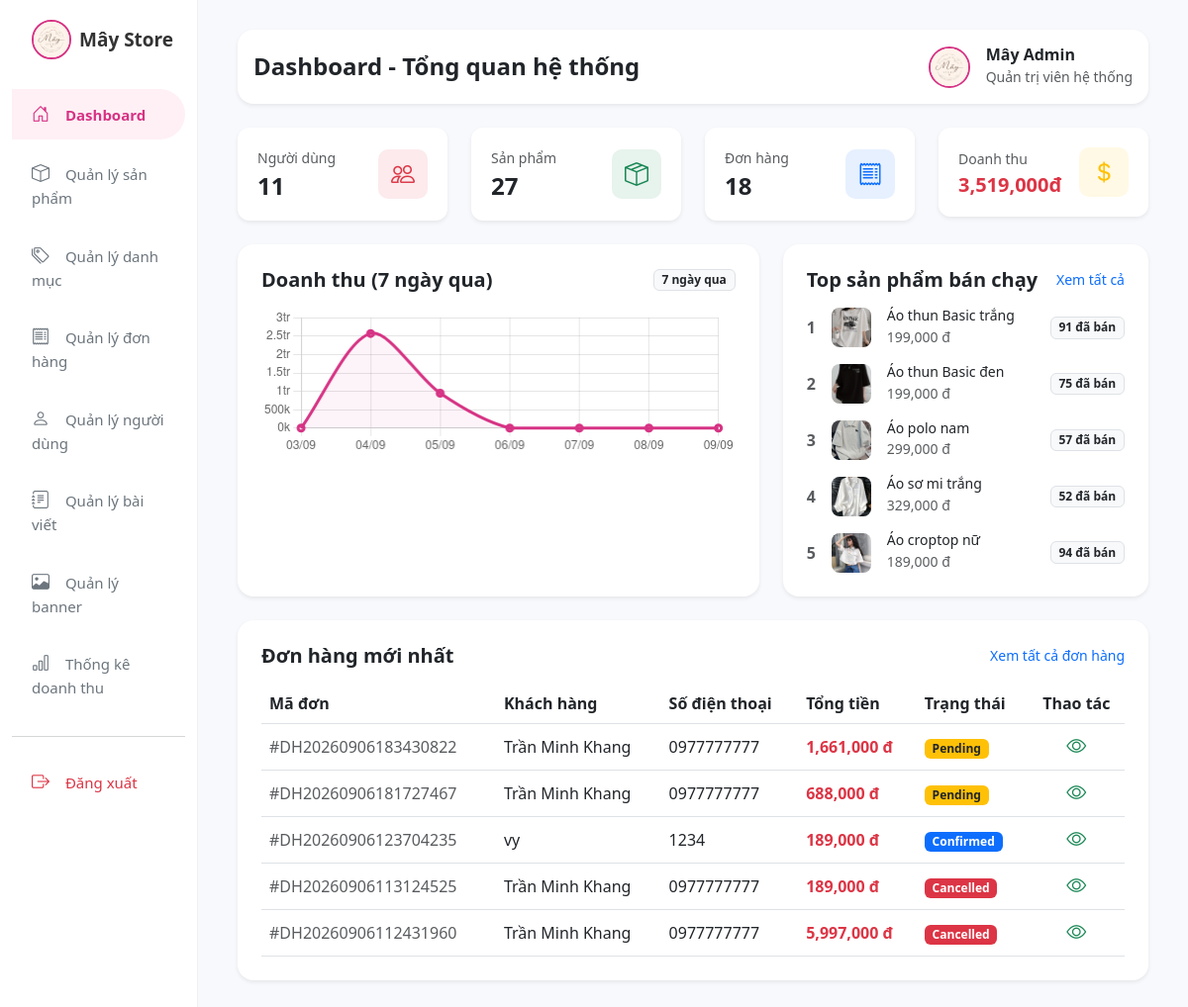
Screenshot of /admin/dashboard.php with the database file from the repository.
### tables this page shows
CREATE TABLE products (
    id INT AUTO_INCREMENT PRIMARY KEY,
    category_id INT NOT NULL,
    name VARCHAR(200) NOT NULL,
    price DECIMAL(15,2) NOT NULL,
    description TEXT,
    quantity INT DEFAULT 0,
    main_image VARCHAR(255),
    status INT DEFAULT 1,
    created_at DATETIME DEFAULT CURRENT_TIMESTAMP,
    gender ENUM('male','female') NOT NULL DEFAULT 'female',
    FOREIGN KEY (category_id) REFERENCES categories(id)
);

CREATE TABLE orders (
    id INT AUTO_INCREMENT PRIMARY KEY,
    user_id INT NOT NULL,
    order_code VARCHAR(50) NOT NULL UNIQUE,
    total_price DECIMAL(15,2) NOT NULL DEFAULT 0,
    customer_name VARCHAR(100) NOT NULL,
    phone VARCHAR(20) NOT NULL,
    address VARCHAR(255) NOT NULL,
    note TEXT,
    status ENUM('pending','confirmed','shipping','completed','cancelled') DEFAULT 'pending',
    payment_method ENUM('cod','banking') DEFAULT 'cod',
    created_at DATETIME DEFAULT CURRENT_TIMESTAMP,
    updated_at DATETIME DEFAULT CURRENT_TIMESTAMP,
    FOREIGN KEY (user_id) REFERENCES users(id)
);

### admin/dashboard.php (the view, shortened to what this page needs)
<?php
require_once '../includes/database.php';
$total_users = $conn->query("SELECT COUNT(*) count FROM users")->fetch_assoc()['count'];
$total_products = $conn->query("SELECT COUNT(*) count FROM products")->fetch_assoc()['count'];
$total_orders = $conn->query("SELECT COUNT(*) count FROM orders")->fetch_assoc()['count'];
$total_revenue = $conn->query("SELECT COALESCE(SUM(total_price),0) total FROM orders WHERE status='completed'")->fetch_assoc()['total'];
$week_revenue = [];
$q = $conn->query("SELECT DATE(created_at) day,SUM(total_price) total FROM orders WHERE status='completed' AND created_at>=DATE_SUB(CURDATE(),INTERVAL 6 DAY) GROUP BY DATE(created_at)");
while($r=$q->fetch_assoc()) $week_revenue[$r['day']]=$r['total'];
$week_labels = $week_data = [];
for($i=6;$i>=0;$i--){
    $date=date('Y-m-d',strtotime("-$i days"));
    $week_labels[]=date('d/m',strtotime($date));
    $week_data[]=$week_revenue[$date]??0;
}
$recent_orders = $conn->query("SELECT * FROM orders ORDER BY id DESC LIMIT 5");
$top_products = $conn->query("SELECT * FROM products ORDER BY id ASC LIMIT 5");
?>
<!DOCTYPE html>
<html lang="vi">
<head>
    <link href="https://cdn.jsdelivr.net/npm/bootstrap@5.3.0/dist/css/bootstrap.min.css" rel="stylesheet">
    <link href="https://cdn.jsdelivr.net/npm/bootstrap-icons@1.10.5/font/bootstrap-icons.css" rel="stylesheet">
    <link rel="stylesheet" href="../assets/css/style.css">
</head>
<div class="container-fluid">
<div class="row">
<div class="col-12 col-md-3 col-lg-2 sidebar">
    <div class="collapse d-md-block" id="adminMenu">
        <div class="sidebar-logo d-flex align-items-center gap-2">
            <img src="../uploads/images/logomay.jpg" alt="Mây Store" style="width:40px;height:40px;object-fit:cover;border-radius:50%;border:2px solid #d63384;">
            <span style="color:#333;font-size:19px;">Mây Store</span>
        </div>
        <nav class="d-flex flex-wrap flex-md-column gap-1">
            <a href="dashboard.php" class="active"><i class="bi bi-house-door"></i> Dashboard</a>
            <a href="products/index.php"><i class="bi bi-box"></i> Quản lý sản phẩm</a>
            <a href="categories/index.php"><i class="bi bi-tags"></i> Quản lý danh mục</a>
            <a href="orders/index.php"><i class="bi bi-receipt"></i> Quản lý đơn hàng</a>
            <a href="users/index.php"><i class="bi bi-person"></i> Quản lý người dùng</a>
            <a href="posts/index.php"><i class="bi bi-journal-text"></i> Quản lý bài viết</a>
            <a href="banners/index.php"><i class="bi bi-image"></i> Quản lý banner</a>
            <a href="statistics.php"><i class="bi bi-bar-chart"></i> Thống kê doanh thu</a>
            <hr class="my-3 text-muted w-100">
            <a href="../fashion-store/logout.php" class="text-danger"><i class="bi bi-box-arrow-right"></i> Đăng xuất</a>
        </nav>
    </div>
</div>
<div class="col-12 col-md-9 col-lg-10 main-content">
    <div class="d-flex justify-content-between align-items-center mb-4 bg-white p-3 rounded-4 shadow-sm">
        <h4 class="fw-bold mb-0 text-dark">Dashboard - Tổng quan hệ thống</h4>
        <div class="d-flex align-items-center gap-3">
            <img src="../uploads/images/logomay.jpg" alt="Admin" style="width:42px;height:42px;object-fit:cover;border-radius:50%;border:2px solid #d63384;">
            <div>
                <h6 class="mb-0 fw-bold text-dark">Mây Admin</h6>
                <small class="text-muted">Quản trị viên hệ thống</small>
            </div>
        </div>
    </div>
    <div class="row g-4 mb-4">
        <div class="col-md-3">
            <div class="stat-card">
                <div>
                    <p class="text-muted mb-1 small">Người dùng</p>
                    <h4 class="fw-bold mb-0"><?= number_format($total_users) ?></h4>
                </div>
                <div class="stat-icon bg-danger bg-opacity-10 text-danger"><i class="bi bi-people"></i></div>
            </div>
        </div>
        <div class="col-md-3">
            <div class="stat-card">
                <div>
                    <p class="text-muted mb-1 small">Sản phẩm</p>
                    <h4 class="fw-bold mb-0"><?= number_format($total_products) ?></h4>
                </div>
                <div class="stat-icon bg-success bg-opacity-10 text-success"><i class="bi bi-box-seam"></i></div>
            </div>
        </div>
        <div class="col-md-3">
            <div class="stat-card">
                <div>
                    <p class="text-muted mb-1 small">Đơn hàng</p>
                    <h4 class="fw-bold mb-0"><?= number_format($total_orders) ?></h4>
                </div>
                <div class="stat-icon bg-primary bg-opacity-10 text-primary"><i class="bi bi-receipt"></i></div>
            </div>
        </div>
        <div class="col-md-3">
            <div class="stat-card">
                <div>
                    <p class="text-muted mb-1 small">Doanh thu</p>
                    <h5 class="fw-bold mb-0 text-danger"><?= number_format($total_revenue) ?>đ</h5>
                </div>
                <div class="stat-icon bg-warning bg-opacity-10 text-warning"><i class="bi bi-currency-dollar"></i></div>
            </div>
        </div>
    </div>
    <div class="row g-4 mb-4">
        <div class="col-md-7">
            <div class="card border-0 shadow-sm p-4 rounded-4 h-100">
                <div class="d-flex justify-content-between align-items-center mb-3">
                    <h5 class="fw-bold mb-0">Doanh thu (7 ngày qua)</h5>
                    <span class="badge bg-light text-dark border">7 ngày qua</span>
                </div>
                <canvas id="weekRevenueChart" height="150"></canvas>
            </div>
        </div>
        <div class="col-md-5">
            <div class="card border-0 shadow-sm p-4 rounded-4 h-100">
                <div class="d-flex justify-content-between align-items-center mb-3">
                    <h5 class="fw-bold mb-0">Top sản phẩm bán chạy</h5>
                    <a href="products/index.php" class="text-decoration-none small">Xem tất cả</a>
                </div>
                <div class="d-flex flex-column gap-3">
                    <?php $i=1; while($p=$top_products->fetch_assoc()): ?>
                    <div class="d-flex align-items-center justify-content-between">
                        <div class="d-flex align-items-center gap-3">
                            <span class="fw-bold text-muted"><?= $i++ ?></span>
                            <img src="../uploads/products/<?= htmlspecialchars($p['main_image'] ?? 'default.jpg') ?>" class="product-thumb" alt="">
                            <div>
                                <h6 class="mb-0 fw-medium text-dark" style="font-size:14px;"><?= htmlspecialchars($p['name']) ?></h6>
                                <small class="text-muted"><?= number_format($p['price']) ?> đ</small>
                            </div>
                        </div>
                        <span class="badge bg-light text-dark border fw-bold"><?= rand(50,200) ?> đã bán</span>
                    </div>
                    <?php endwhile; ?>
                </div>
            </div>
        </div>
    </div>
    <div class="card border-0 shadow-sm p-4 rounded-4">
        <div class="d-flex justify-content-between align-items-center mb-3">
            <h5 class="fw-bold mb-0">Đơn hàng mới nhất</h5>
            <a href="orders/index.php" class="text-decoration-none small">Xem tất cả đơn hàng</a>
        </div>
        <div class="table-responsive">
            <table class="table align-middle mb-0">
                <thead>
                    <tr>
                        <th>Mã đơn</th>
                        <th>Khách hàng</th>
                        <th>Số điện thoại</th>
                        <th>Tổng tiền</th>
                        <th>Trạng thái</th>
                        <th class="text-center">Thao tác</th>
                    </tr>
                </thead>
                <tbody>
                <?php if($recent_orders && $recent_orders->num_rows>0): ?>
                    <?php while($order=$recent_orders->fetch_assoc()): ?>
                    <tr>
                        <td class="text-muted">#<?= htmlspecialchars($order['order_code']) ?></td>
                        <td class="fw-medium"><?= htmlspecialchars($order['customer_name']) ?></td>
                        <td><?= htmlspecialchars($order['phone']) ?></td>
                        <td class="text-danger fw-bold"><?= number_format($order['total_price']) ?> đ</td>
                        <td>
                            <?php
                            $st=$order['status'];
                            $bg='bg-warning text-dark';
                            if($st=='completed') $bg='bg-success text-white';
                            elseif($st=='cancelled') $bg='bg-danger text-white';
                            elseif($st=='shipping') $bg='bg-info text-dark';
                            elseif($st=='confirmed') $bg='bg-primary text-white';
                            ?>
                            <span class="badge <?= $bg ?>"><?= ucfirst($st) ?></span>
                        </td>
                        <td class="text-center">
                            <a href="orders/detail.php?id=<?= $order['id'] ?>" class="text-success fs-5" title="Xem chi tiết"><i class="bi bi-eye"></i></a>
                        </td>
                    </tr>
                    <?php endwhile; ?>
                <?php else: ?>
                    <tr>
                        <td colspan="6" class="text-center py-3 text-muted">Chưa có đơn hàng nào gần đây.</td>
                    </tr>
                <?php endif; ?>
                </tbody>
            </table>
        </div>
    </div>
</div>
</div>
</div>
<script>
new Chart(document.getElementById('weekRevenueChart'),{
    type:'line',
    data:{
        labels:<?= json_encode($week_labels) ?>,
        datasets:[{
            label:'Doanh thu (VNĐ)',
            data:<?= json_encode($week_data) ?>,
            borderColor:'#d63384',
            backgroundColor:'rgba(214,51,132,.05)',
            borderWidth:3,
            fill:true,
            tension:.3
        }]
    },
    options:{
        responsive:true,
        plugins:{legend:{display:false}},
        scales:{
            y:{
                beginAtZero:true,
                ticks:{
                    stepSize:500000,
                    callback:v=>v>=1000000?v/1000000+'tr':v/1000+'k'
                }
            }
        }
    }
});
</script>
</body>
</html>

### assets/css/style.css (style rules this page uses)
.sidebar { background-color: #ffffff; border-right: 1px solid #f0f0f0; padding-top: 20px; }
.sidebar-logo { font-size: 20px; font-weight: 700; margin-bottom: 30px; padding-left: 20px; color: #000; }
.sidebar a { display: block; padding: 12px 20px; color: #6c757d; text-decoration: none; font-weight: 500; font-size: 15px; margin-bottom: 5px; border-radius: 0 30px 30px 0; }
.sidebar a:hover, .sidebar a.active { background-color: #fff0f5; color: #d63384; font-weight: 600; }
.sidebar a i { margin-right: 12px; font-size: 18px; }
.main-content { padding: 30px 40px; }
th.text-center,td.text-center { text-align: center !important;vertical-align: middle; }
.stat-card { background: #fff; border-radius: 12px; padding: 20px; box-shadow: 0 0.125rem 0.25rem rgba(0,0,0,0.075); display: flex; align-items: center; justify-content: space-between; }
.stat-icon { width: 50px; height: 50px; border-radius: 10px; display: flex; align-items: center; justify-content: center; font-size: 24px; }
.product-thumb { width: 40px; height: 40px; object-fit: cover; border-radius: 8px; }

### rows the page displays
products: main_image (picture), name "Áo thun Basic trắng", price "199,000"
products: main_image (picture), name "Áo thun Basic đen", price "199,000"
products: main_image (picture), name "Áo polo nam", price "299,000"
products: main_image (picture), name "Áo sơ mi trắng", price "329,000"
products: main_image (picture), name "Áo croptop nữ", price "189,000"
orders: order_code "DH20260906183430822", customer_name "Trần Minh Khang", phone "0977777777", total_price "1,661,000", status "Pending"
orders: order_code "DH20260906181727467", customer_name "Trần Minh Khang", phone "0977777777", total_price "688,000", status "Pending"
orders: order_code "DH20260906123704235", customer_name "vy", phone "1234", total_price "189,000", status "Confirmed"
orders: order_code "DH20260906113124525", customer_name "Trần Minh Khang", phone "0977777777", total_price "189,000", status "Cancelled"
orders: order_code "DH20260906112431960", customer_name "Trần Minh Khang", phone "0977777777", total_price "5,997,000", status "Cancelled"

### other values shown
$total_users "11"
$total_products "27"
$total_orders "18"
$total_revenue "3,519,000"
chart data {{ json_encode($week_data) }} [0,"2571000.00","948000.00",0,0,0,0]
